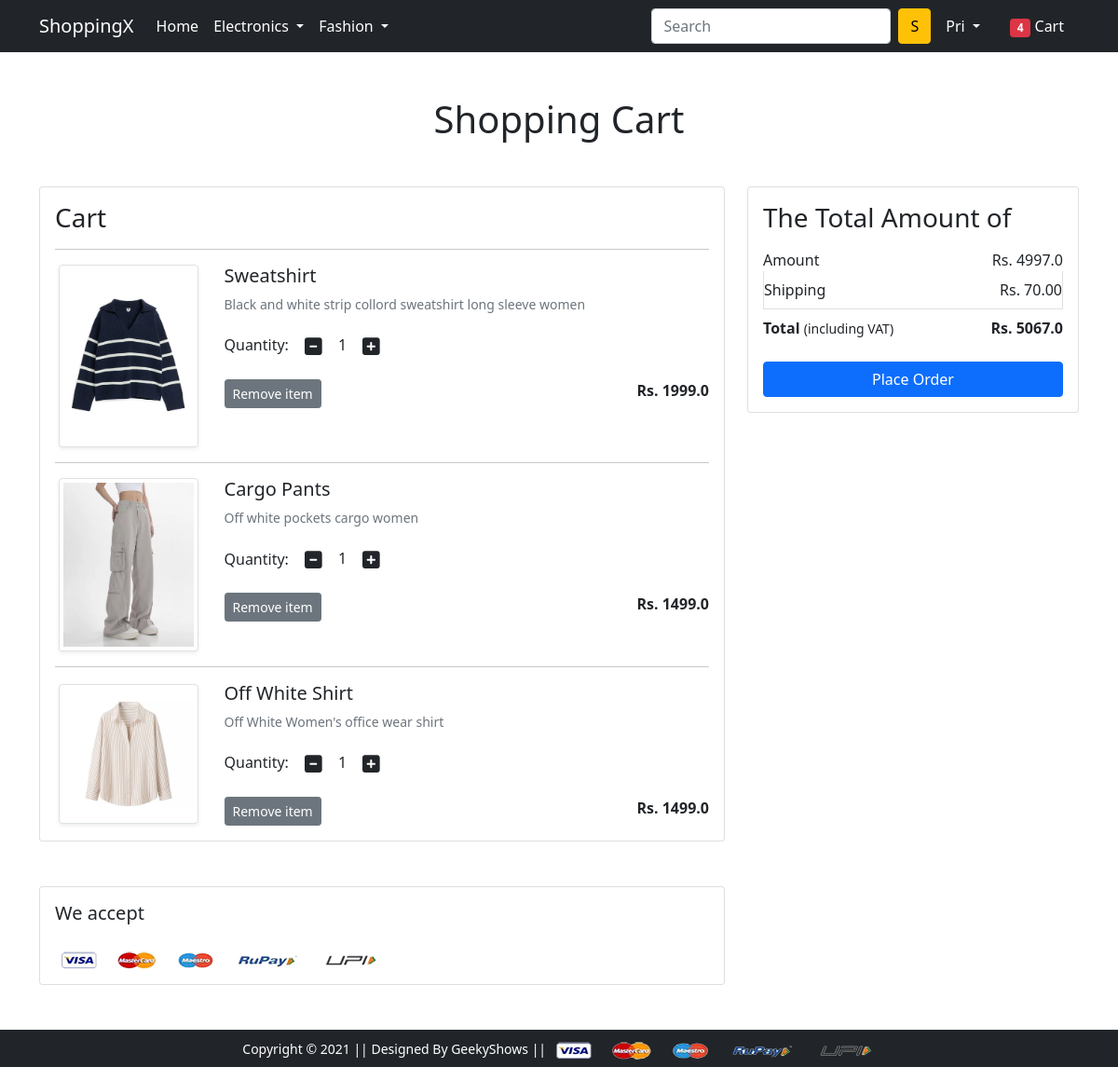
The app's page /cart/ (signed in) with its own data.
### app/models.py (models this page shows, shortened)
class Cart(models.Model):
    user = models.ForeignKey(User, on_delete=models.CASCADE)
    product = models.ForeignKey(Product, on_delete=models.CASCADE)
    quantity = models.PositiveIntegerField(default=1)

class Product(models.Model):
    title = models.CharField(max_length=100)
    selling_price = models.FloatField()
    discounted_Price = models.FloatField()
    description = models.TextField()
    brand  = models.CharField(max_length=100)
    category = models.CharField(choices=CATEGORY_CHOICE, max_length=2)
    product_image = models.ImageField(upload_to='productimg')

### app/views.py (the view)
# urls.py: path('cart/',views.show_cart,name='showcart'),
@login_required
def show_cart(request):
  if request.user.is_authenticated:
    user = request.user
    cart = Cart.objects.filter(user=user)
    amount = 0.0
    shipping_amount = 70.0
    total_amount = 0.0
    cart_product = [p for p in Cart.objects.all() if p.user==user]
    if cart_product:
      for p in cart_product:
        tempamaount = (p.quantity * p.product.discounted_Price )
        amount +=tempamaount
        totalamount = amount + shipping_amount
      return render(request, 'app/addtocart.html',{'carts':cart, 'totalamount':totalamount,'amount':amount})
    else:
      return render(request,'app/ ')

### app/templates/app/addtocart.html (shortened to what this page needs)
{% extends 'app/base.html' %}
{% load static %}
{% block main-content %}
<div class="container my-5">
 <div class="row">
  <h1 class="text-center mb-5">Shopping Cart</h1>
  <div class="col-sm-8">
  <div class="card">
   <div class="card-body">
    <h3>Cart</h3>
    {% for cart in carts %}
    <hr>
    <div class="row">
     <div class="col-sm-3 text-center align-self-center"><img src="{{cart.product.product_image.url}}" alt="" srcset="" class="img-fluid img-thumbnail shadow-sm" height="150" width="150"> </div>
     <div class="col-sm-9">
      <div>
       <h5>{{cart.product.title}}</h5>
       <p class="mb-2 text-muted small">{{cart.product.description}}</p>
       <div class="my-3">
        <label for="quantity">Quantity:</label>
        <a class="minus-cart btn" pid="{{cart.product.id}}"><i class="fas fa-minus-square fa-lg"></i></a>
          <span id="quantity">{{cart.quantity}}</span>
        <a class="plus-cart btn" pid="{{cart.product.id}}"><i class="fas fa-plus-square fa-lg"></i></a>
       </div>
       <div class="d-flex justify-content-between">
        <a href="#" class="btn btn-sm btn-secondary mr-3 remove-cart"  pid="{{cart.product.id}}">Remove item </a>
        <p class="mb-0"><span><strong>Rs. {{cart.product.discounted_Price}}</strong></span></p>
       </div>
      </div>
     </div>
    </div>
    {% endfor %}
   </div>
   </div>
  </div>
  <div class="col-sm-4">
   <div class="card">
    <div class="card-body">
      <h3>The Total Amount of</h3>
      <ul class="list-group">
       <li class="list-group-item d-flex justify-content-between align-items-center border-0 px-0 pb-0">Amount<span id='amount'>Rs. {{amount}}</span></li>
       <li class="list-group-item d-flex justify-content-between align-items-center px-0">Shipping<span>Rs. 70.00</span></li>
       <li class="list-group-item d-flex justify-content-between align-items-center border-0 px-0 mb-3">
        <div>
           <strong>Total</strong> <small>(including VAT)</small>
         </div>
         <span><strong id='totalamount'>Rs. {{totalamount}}</strong></span>
       </li>
      </ul>
      <div class="d-grid"><a href="{% url 'checkout' %}" class="btn btn-primary">Place Order</a></div>
    </div>
   </div>
  </div>
 </div>
</div>
<div class="container">
 <div class="row">
  <div class="col-sm-8">
   <div class="card">
    <div class="card-body">
      <h5 class="mb-4">We accept</h5>
      <img src="{% static 'app/images/payment.png' %}" alt="" class="img-fluid">
    </div>
  </div>
  </div>
 </div>
</div>
{% endblock main-content %}

### app/templates/app/base.html (shortened to what this page needs)
<!doctype html>
{% load static %}
<html lang="en">
  <head>
    <link href="https://cdn.jsdelivr.net/npm/bootstrap@5.0.0-beta1/dist/css/bootstrap.min.css" rel="stylesheet">
    <link rel="stylesheet" href="{% static 'app/css/owl.carousel.min.css' %}">
    <link rel="stylesheet" href="{% static 'app/css/all.min.css' %}">
    <link rel="stylesheet" href="{% static 'app/css/style.css' %}">
  </head>
  <body>
    <nav class="navbar navbar-expand-lg navbar-dark bg-dark">
     <div class="container">
       <a class="navbar-brand" href="/">ShoppingX</a>
       <div class="collapse navbar-collapse" id="navbarSupportedContent">
         <ul class="navbar-nav me-auto mb-2 mb-lg-0">
           <li class="nav-item">
             <a class="nav-link active" aria-current="page" href="/">Home</a>
           </li>
           <li class="nav-item dropdown">
             <a class="nav-link dropdown-toggle text-white" href="#" id="electronicsDropdown" role="button" data-bs-toggle="dropdown" aria-expanded="false">
               Electronics
             </a>
           </li>
           <li class="nav-item dropdown">
             <a class="nav-link dropdown-toggle text-white" href="#" id="fashionDropdown" role="button" data-bs-toggle="dropdown" aria-expanded="false">
               Fashion
             </a>
           </li>
         </ul>
         <form class="d-flex">
           <input class="form-control me-2" type="search" placeholder="Search" aria-label="Search">
           <button class="btn btn-warning" type="submit">S</button>
         </form>
         <div>
          <ul class="navbar-nav me-auto mb-2 mb-lg-0">
            {% if request.user.is_authenticated %}
           <li class="nav-item dropdown mx-2">
              <a class="nav-link dropdown-toggle text-white" href="#" id="profileDropdown" role="button" data-bs-toggle="dropdown" aria-expanded="false">
                <span class="text-capitalize"> {{request.user.username}}</span>
              </a>
            </li>
            <li class="nav-item mx-2">
             <a href="{% url 'showcart' %}" class="nav-link text-white"><span class="badge bg-danger">4</span> Cart </a>
            </li>
            {% endif %}
          </ul>
         </div>
       </div>
     </div>
    </nav>
    {% block main-content %} {% endblock main-content %}
    <footer class="container-fluid bg-dark text-center p-2 mt-5">
        <small class="text-white">Copyright &copy; 2021 || Designed By GeekyShows || </small>
        <img src="{% static 'app/images/payment.png' %}" alt="" srcset="" class="img-fluid" height="2px">
    </footer>
  </body>
</html>

### records on screen
Cart: product.product_image (picture), product "Sweatshirt", product.description "Black and white strip collord sweatshirt long sleeve women", quantity "1", product.discounted_Price "1999.0"
Cart: product.product_image (picture), product "Cargo Pants", product.description "Off white pockets cargo women", quantity "1", product.discounted_Price "1499.0"
Cart: product.product_image (picture), product "Off White Shirt", product.description "Off White Women's office wear shirt", quantity "1", product.discounted_Price "1499.0"

### other values on screen
{{ request.user.username }} "Pri"
{{ amount }} "4997.0"
{{ totalamount }} "5067.0"
